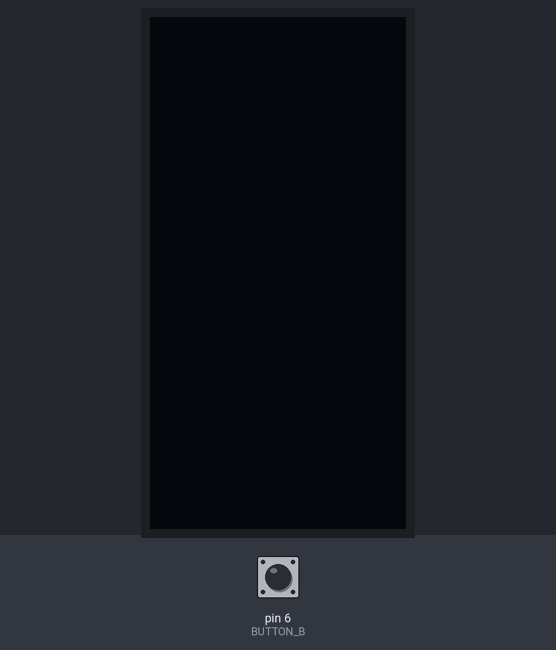
A sketch run on a simulated Arduino Uno, built with avr-gcc and run on an emulated ATmega328P. Shown: 128×64 one-colour display. The test bench sets the inputs (shaded band); at power-on: pin 6 (BUTTON_B) HIGH. What the sketch prints to the serial monitor is not drawn.

Above: at 1.2 s.
1.3 s: pin 6 (BUTTON_B) pulled LOW for 1 s
At 1.59 s:
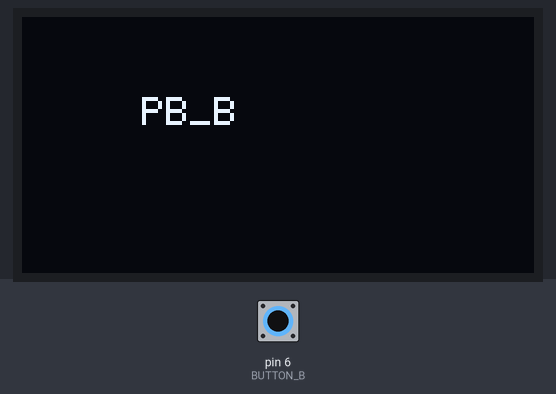
At 3.2 s:
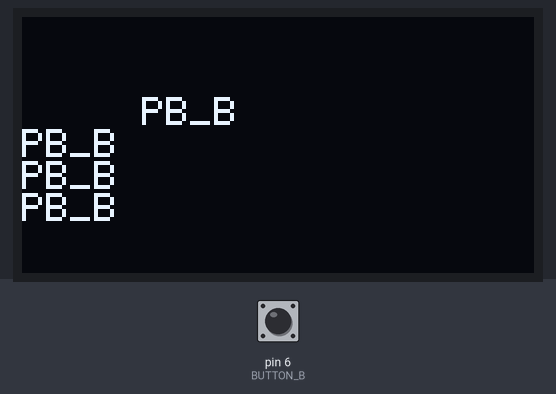
3.8 s: pin 6 (BUTTON_B) pulled LOW for 1 s
At 5.5 s:
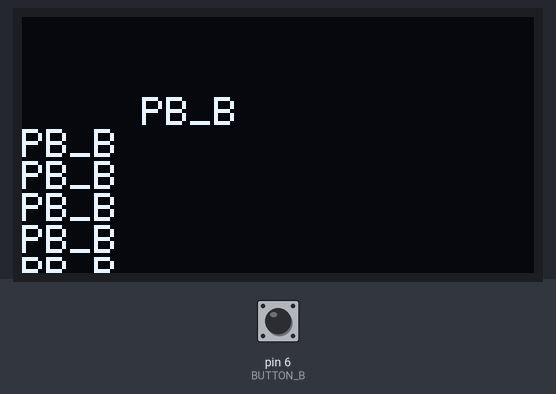
Timing chart, 0 to 7.0 s (numbered marks = the images above; inputs shaded):
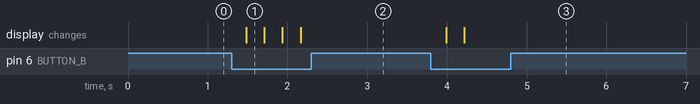

Measured:
- after the input at 1.3 s, the display: changes after 0.18 s (image 1)
- after the input at 3.8 s, the display: first changes after 0.19 s (image 3 shows a later state)

The sketch:

buttons.ino
```cpp
/**
* Randomizing the offset
* using srand() and rand()
**/
#include <Adafruit_GFX.h>
#include <Adafruit_SH110X.h>
// oled buttons
#define BUTTON_A 9
#define BUTTON_B 6
#define BUTTON_C 5


// Screen Dimension 64 X 128
Adafruit_SH1107 display = Adafruit_SH1107(64, 128, &Wire); // large OLED display

int x_coor = 0;
int y_coor = 0;
int x_offset = 10;
int y_offset = 10;
int r = 0;

void setup() {
  // put your setup code here, to run once:
  Serial.begin(96000);
  Serial.print("Starting program");

  if (!display.begin(0x3C, true)){ // Address 0x3C for 128x32
    Serial.println(F("SH110X  allocation failed"));
  }
  else{
    Serial.println("OLED is working");
    // Clear buffer.
    display.clearDisplay();
    display.display();
    // display orientation
    display.setRotation(1);
    // buttons
    pinMode(BUTTON_A, INPUT_PULLUP); // default is 1 when press it go's to 0
    pinMode(BUTTON_B, INPUT_PULLUP); // used to prevent oscillation
    pinMode(BUTTON_C, INPUT_PULLUP);

    // display

    display.setTextSize(1); // text orientation
    display.setTextColor(SH110X_WHITE);
    display.setCursor(30,20);

    /*
    display.println("Legends");
    display.display();
    delay(1000);
    display.clearDisplay();
    */
  }
}

void loop() {
  // Check if the button was pressed
  Serial.println(digitalRead(BUTTON_B));
  if(digitalRead(BUTTON_B) == 0){
    display.println("PB_B");
    display.display();
  }
  delay(200);

}
```
